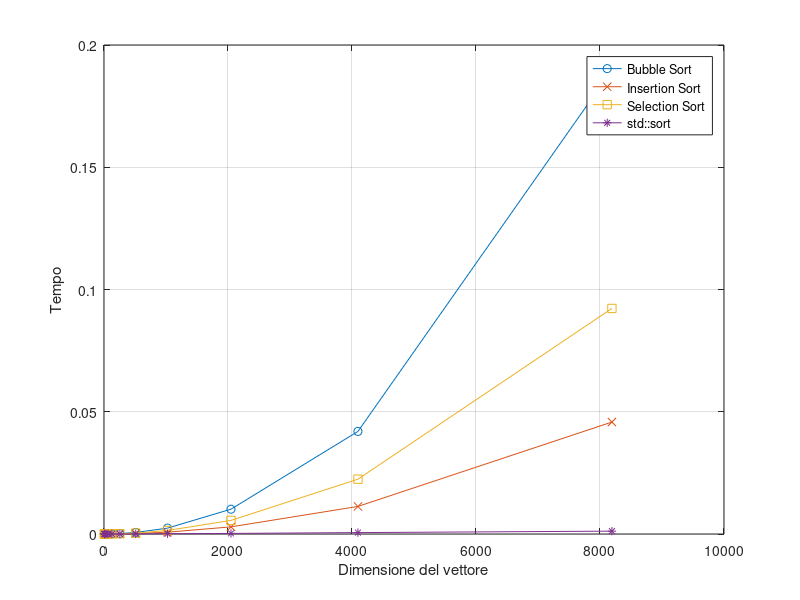

MATLAB code to generate this figure:
tempi_bubble = [2.41e-07 3.81e-07 1.185e-06 3.42e-06 1.2352e-05 5.7423e-05 0.000165356 0.00064577 0.00240041 0.0101458 0.0419603 0.189799 ];
tempi_insertion = [1.86e-07 2.26e-07 5.34e-07 1.288e-06 3.829e-06 1.6376e-05 4.9107e-05 0.000178425 0.000744324 0.00291842 0.011275 0.0457877 ];
tempi_selection = [1.73e-07 3.97e-07 9.07e-07 2.901e-06 8.359e-06 5.7458e-05 0.000101277 0.000383806 0.00144543 0.00555889 0.0224191 0.0922509 ];
tempi_stdsort = [5.02e-07 4.33e-07 9.32e-07 2.167e-06 5.601e-06 1.3576e-05 2.2723e-05 4.8383e-05 0.000119315 0.00024193 0.000575195 0.00116658 ];

n = 2.^(2:13);

figure;
plot(n, tempi_bubble, '-o', n, tempi_insertion, '-x', n, tempi_selection, '-s', n, tempi_stdsort, '-*');
grid on;
xlabel('Dimensione del vettore');
ylabel('Tempo');
legend('Bubble Sort', 'Insertion Sort', 'Selection Sort', 'std::sort');
